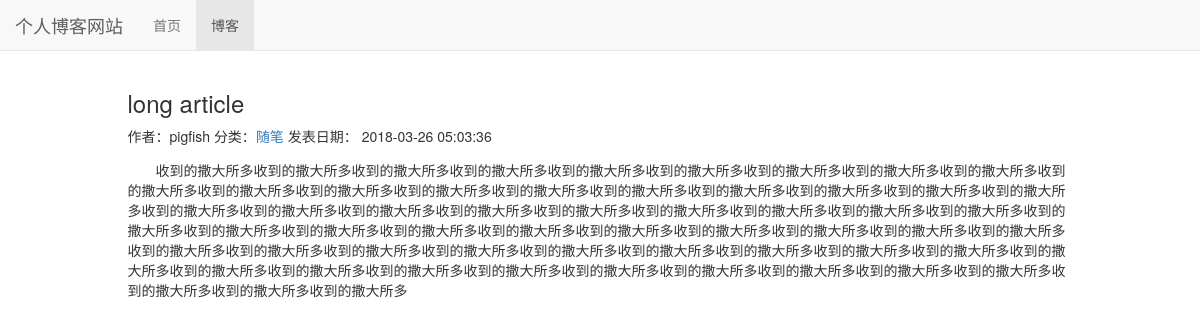
Page /blog/3 on the committed database.
### blog/models.py (models this page shows, shortened)
class Blog(models.Model):
    title = models.CharField(max_length=50)
    blog_type = models.ForeignKey(BlogType, on_delete=models.DO_NOTHING)
    content = models.TextField()
    author = models.ForeignKey(User, on_delete=models.DO_NOTHING)
    created_time = models.DateTimeField(auto_now_add=True)
    last_updated_time = models.DateTimeField(auto_now=True)
    class Meta:
        ordering = ('-created_time',)

class BlogType(models.Model):
    type_name = models.CharField(max_length=15)
    def __str__(self):
        return self.type_name

### blog/views.py (the view)
# urls.py: path('<int:blog_pk>', views.blog_detail, name='blog_detail'),
def blog_detail(request, blog_pk):
    context = {}
    context['blog'] = get_object_or_404(Blog, pk=blog_pk)
    return render_to_response('blog/blog_detail.html', context)

### blog/templates/blog/blog_detail.html (shortened to what this page needs)
{% extends 'blog/base.html' %}
{% block nav_blog_active %}active{% endblock %}
{% load staticfiles %}
{% block header_extends %}
    <link rel="stylesheet" href="{% static 'blog/blog.css' %}">
{% endblock %}
{% block content %}
    <div class="container">
        <div class="row">
            <div class="col-xs-10 col-xs-offset-1">
                <h3>{{ blog.title }}</h3>
                <ul class="blog-info-description">
                    <li>作者：{{ blog.author }}</li>
                    <li>分类：<a href="{% url 'blogs_with_type' blog.blog_type.pk %}">{{ blog.blog_type }}</a>
                    </li>
                    <li>发表日期： {{ blog.created_time|date:"Y-m-d h:m:s" }}</li>
                </ul>
                <div class="blog-content">{{ blog.content }}</div>
            </div>
        </div>
    </div>
{% endblock %}

### static/base.css (style rules this page uses)
* { margin: 0; padding: 0; }
body { margin-top: 70px!important; }

### blog/static/blog/blog.css (style rules this page uses)
ul.blog-info-description { list-style-type: none; margin-bottom: 1em; }
ul.blog-info-description li { display: inline-block; }
div.blog-content { text-indent: 2em; }

### rows in the picture
Blog: title "long article", author "pigfish", blog_type "随笔", created_time "2018-03-26 05:03:36", content "收到的撒大所多收到的撒大所多收到的撒大所多收到的撒大所多收到的撒大所多收到的撒大所多收到的撒大所多收到的撒大所多收到的撒大所多收到的撒大所多收到的撒大所多收到的撒大所多收到的撒大所多收到的撒大所多收到的撒大所多收到的撒大所多收到的撒大所多收到的撒大所多收到的撒大所多收到的撒大所多收到的撒大所多收到的撒大所多收到的撒大所多收到的撒大所多收到的撒大所多收到的撒大所多收到的撒大所多收到的撒大所多收到的撒大所多收到的撒大所多收到的撒大所多收到的撒大所多收到的撒大所多收到的撒大所多收到的撒大所多收到的撒大所多收到的撒大所多收到的撒大所多收到的撒大所多收到的撒大所多收到的撒大所多收到的撒大所多收到的撒大所多收到的撒大所多收到的撒大所多收到的撒大所多收到的撒大所多收到的撒大所多收到的撒大所多收到的撒大所多收到的撒大所多收到的撒大所多收到的撒大所多收到的撒大所多收到的撒大所多收到的撒大所多收到的撒大所多收到的撒大所多收到的撒大所多收到的撒大所多"
